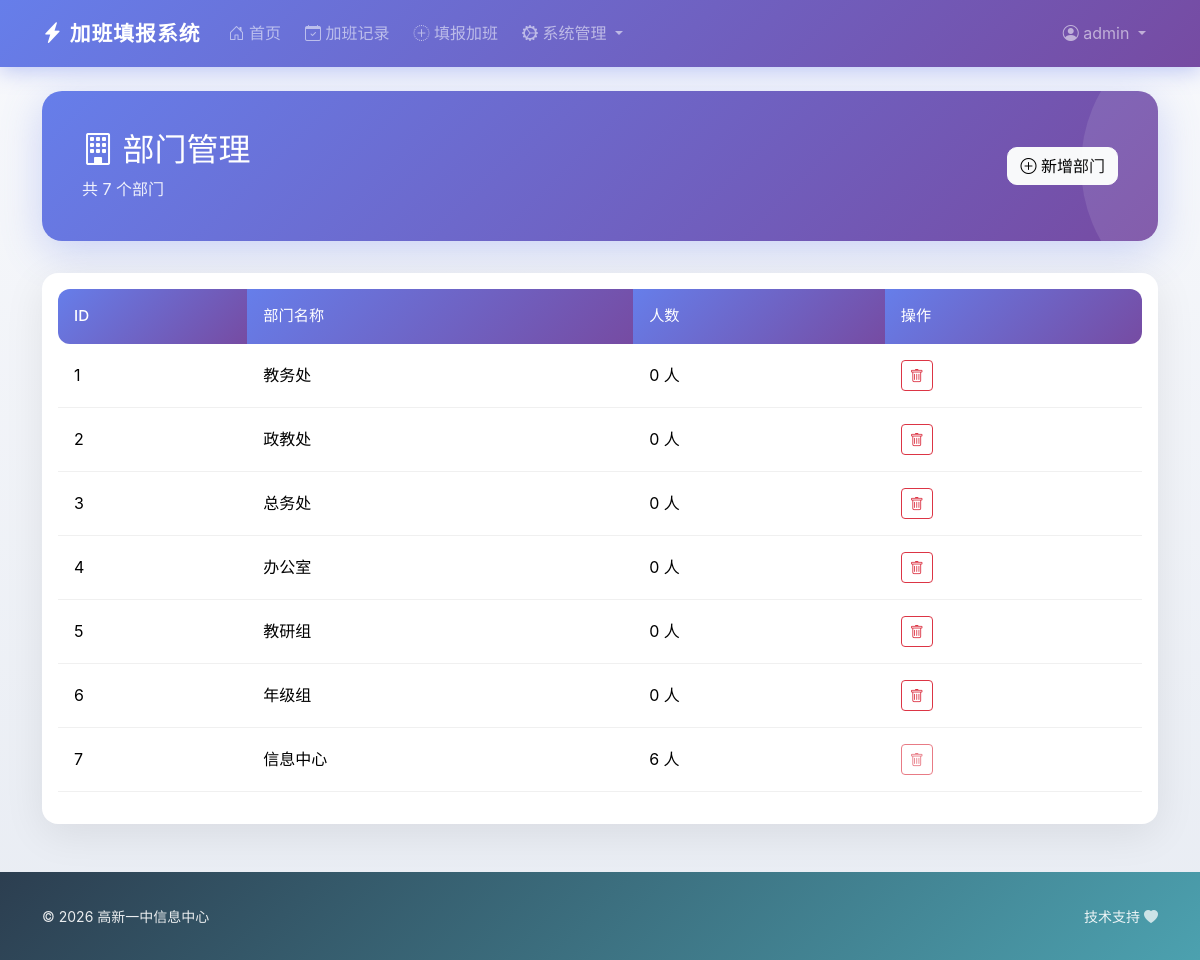
/admin/departments (signed in), run on the app's committed database.
### models.py (models this page shows, shortened)
class User(UserMixin, db.Model):
    __tablename__ = 'users'
    id = db.Column(db.Integer, primary_key=True)
    username = db.Column(db.String(80), unique=True, nullable=False)
    password_hash = db.Column(db.String(200), nullable=False)
    role = db.Column(db.String(20), nullable=False)  # admin, manager, teacher
    department_id = db.Column(db.Integer, db.ForeignKey('departments.id'), nullable=True)
    created_at = db.Column(db.DateTime, default=datetime.utcnow)
    overtime_records = db.relationship('Overtime', backref='user', lazy=True, cascade='all, delete-orphan')
    def is_admin(self):
        return self.role == 'admin'

class Department(db.Model):
    __tablename__ = 'departments'
    id = db.Column(db.Integer, primary_key=True)
    name = db.Column(db.String(50), unique=True, nullable=False)
    users = db.relationship('User', backref='department', lazy=True)

### app.py (the view)
@app.route('/admin/departments')
@login_required
def admin_departments():
    if not current_user.is_admin():
        abort(403)
    departments = Department.query.all()
    return render_template('admin/departments.html', departments=departments)

### app.py (called while the page is built)
@login_manager.user_loader
def load_user(user_id):
    return User.query.get(int(user_id))

### templates/admin/departments.html (shortened to what this page needs)
{% extends "base.html" %}
{% block content %}
<div class="page-header d-flex justify-content-between align-items-center">
    <div>
        <h2><i class="bi bi-building"></i> 部门管理</h2>
        <p class="mb-0">共 {{ departments|length }} 个部门</p>
    </div>
    <a href="{{ url_for('admin_department_add') }}" class="btn btn-light">
        <i class="bi bi-plus-circle"></i> 新增部门
    </a>
</div>
<div class="card">
    <div class="card-body">
        {% if departments %}
        <div class="table-responsive">
            <table class="table table-hover">
                <thead>
                    <tr>
                        <th>ID</th>
                        <th>部门名称</th>
                        <th>人数</th>
                        <th>操作</th>
                    </tr>
                </thead>
                <tbody>
                    {% for dept in departments %}
                    <tr>
                        <td>{{ dept.id }}</td>
                        <td>{{ dept.name }}</td>
                        <td>{{ dept.users|length }} 人</td>
                        <td>
                            <form method="POST" action="{{ url_for('admin_department_delete', id=dept.id) }}" style="display:inline;">
                                <button type="submit" class="btn btn-sm btn-outline-danger" onclick="return confirm('确定删除该部门？')" {% if dept.users|length > 0 %}disabled{% endif %}>
                                    <i class="bi bi-trash"></i>
                                </button>
                            </form>
                        </td>
                    </tr>
                    {% endfor %}
                </tbody>
            </table>
        </div>
        {% else %}
        <p class="text-muted text-center mb-0 py-4">暂无部门</p>
        {% endif %}
    </div>
</div>
{% endblock %}

### templates/base.html (shortened to what this page needs)
<!DOCTYPE html>
<html lang="zh-CN">
<head>
    <link href="https://cdn.jsdelivr.net/npm/bootstrap@5.3.2/dist/css/bootstrap.min.css" rel="stylesheet">
    <link href="https://cdn.jsdelivr.net/npm/bootstrap-icons@1.11.1/font/bootstrap-icons.css" rel="stylesheet">
</head>
<body>
    <nav class="navbar navbar-expand-lg navbar-dark sticky-top">
        <div class="container">
            <a class="navbar-brand" href="{{ url_for('index') }}">
                <i class="bi bi-lightning-charge-fill"></i> 加班填报系统
            </a>
            {% if current_user.is_authenticated %}
            <div class="collapse navbar-collapse" id="navbarNav">
                <ul class="navbar-nav me-auto">
                    <li class="nav-item">
                        <a class="nav-link" href="{{ url_for('dashboard') }}">
                            <i class="bi bi-house-door"></i> 首页
                        </a>
                    </li>
                    <li class="nav-item">
                        <a class="nav-link" href="{{ url_for('overtime_list') }}">
                            <i class="bi bi-calendar-check"></i> 加班记录
                        </a>
                    </li>
                    <li class="nav-item">
                        <a class="nav-link" href="{{ url_for('overtime_add') }}">
                            <i class="bi bi-plus-circle-dotted"></i> 填报加班
                        </a>
                    </li>
                    {% if current_user.is_admin() %}
                    <li class="nav-item dropdown">
                        <a class="nav-link dropdown-toggle" href="#" data-bs-toggle="dropdown">
                            <i class="bi bi-gear-wide-connected"></i> 系统管理
                        </a>
                    </li>
                    {% elif current_user.is_manager() %}
                    <li class="nav-item">
                        <a class="nav-link" href="{{ url_for('admin_stats') }}">
                            <i class="bi bi-graph-up"></i> 统计报表
                        </a>
                    </li>
                    {% endif %}
                </ul>
                <ul class="navbar-nav">
                    <li class="nav-item dropdown">
                        <a class="nav-link dropdown-toggle" href="#" data-bs-toggle="dropdown">
                            <i class="bi bi-person-circle"></i> {{ current_user.username }}
                        </a>
                    </li>
                </ul>
            </div>
            {% endif %}
        </div>
    </nav>
    <main class="container my-4">
        {% block content %}{% endblock %}
    </main>
    <footer>
        <div class="container">
            <div class="row align-items-center">
                <div class="col-md-6 text-center text-md-start mb-2 mb-md-0">
                    <small>&copy; 2026 高新一中信息中心</small>
                </div>
                <div class="col-md-6 text-center text-md-end">
                    <small>技术支持 <a href="#"><i class="bi bi-heart-fill"></i></a></small>
                </div>
            </div>
        </div>
    </footer>
</body>
</html>

### templates/base.html (style rules this page uses)
:root { --primary-gradient: linear-gradient(135deg, #667eea 0%, #764ba2 100%); --success-gradient: linear-gradient(135deg, #11998e 0%, #38ef7d 100%); --warning-gradient: linear-gradient(135deg, #f093fb 0%, #f5576c 100%); --info-gradient: linear-gradient(135deg, #4facfe 0%, #00f2fe 100%); --dark-gradient: linear-gradient(135deg, #2c3e50 0%, #4ca1af 100%); --primary-color: #667eea; --primary-dark: #764ba2; }
* { font-family: 'Noto Sans SC', -apple-system, BlinkMacSystemFont, "Segoe UI", Roboto, sans-serif; }
body { background: linear-gradient(180deg, #f8f9fc 0%, #e8ecf3 100%); min-height: 100vh; }
.navbar { background: var(--primary-gradient) !important; box-shadow: 0 4px 20px rgba(102, 126, 234, 0.4); padding: 0.8rem 0; }
.navbar-brand { font-weight: 700; font-size: 1.3rem; letter-spacing: 1px; }
.navbar-brand i { animation: pulse 2s infinite; }
.nav-link { border-radius: 8px; margin: 0 4px; transition: all 0.3s ease; }
.card { border: none; border-radius: 16px; box-shadow: 0 10px 40px rgba(0,0,0,0.08); transition: transform 0.3s ease, box-shadow 0.3s ease; }
.btn-light { border-radius: 10px; transition: all 0.3s ease; }
.page-header { background: var(--primary-gradient); color: white; padding: 2.5rem; border-radius: 20px; margin-bottom: 2rem; box-shadow: 0 10px 40px rgba(102, 126, 234, 0.3); position: relative; overflow: hidden; }
.page-header::after { content: ''; position: absolute; top: -50%; right: -20%; width: 300px; height: 300px; background: rgba(255,255,255,0.1); border-radius: 50%; }
.page-header h2 { position: relative; z-index: 1; }
.page-header p { position: relative; z-index: 1; opacity: 0.9; }
.table { border-collapse: separate; border-spacing: 0; }
.table thead th { background: var(--primary-gradient); color: white; border: none; font-weight: 500; padding: 1rem; font-size: 0.95rem; }
.table thead th:first-child { border-radius: 12px 0 0 12px; }
.table thead th:last-child { border-radius: 0 12px 12px 0; }
.table tbody tr { transition: all 0.2s ease; }
.table tbody td { padding: 1rem; vertical-align: middle; border-color: #f0f0f0; }
footer { background: linear-gradient(135deg, #2c3e50 0%, #4ca1af 100%); color: white; padding: 2rem 0; margin-top: 3rem; }
footer small { opacity: 0.9; }
footer a { color: rgba(255,255,255,0.8); text-decoration: none; transition: color 0.2s ease; }

### data on the page
User: username "admin"
Department: id "1", name "教务处", users|length "0"
Department: id "2", name "政教处", users|length "0"
Department: id "3", name "总务处", users|length "0"
Department: id "4", name "办公室", users|length "0"
Department: id "5", name "教研组", users|length "0"
Department: id "6", name "年级组", users|length "0"
Department: id "7", name "信息中心", users|length "6"

### other printed values
{{ departments|length }} "7"
